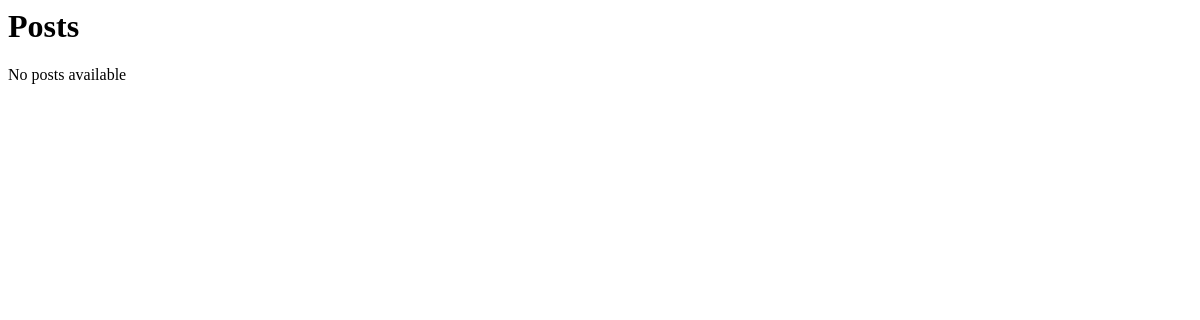
The app's page /debate/posts/, older data.
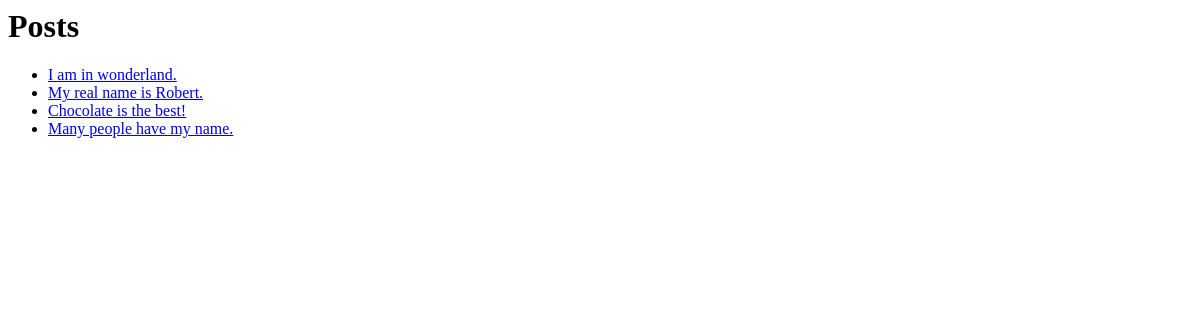
The same page, newer data.
### debate/models.py (models this page shows)
class Post(models.Model):
    author = models.ForeignKey(User)
    text = models.CharField(max_length=2000)
    def __str__(self):
		return self.text

### debate/views.py (the view)
def posts(request):
	posts = [post for post in Post.objects.all()]
	return render(request, 'debate/posts.html', {'posts': posts})

### debate/templates/debate/posts.html
<h1> Posts </h1>
{% if posts %}
	<ul>
	{% for post in posts %}
		<li><a href="{% url 'post_detail' post.id %}"> {{ post }} </a></li>
	{% endfor %}
	</ul>
{% else %}
	<p> No posts available <p>
{% endif %}

Row changes from the older to the newer data that the page shows:
added Post: text "I am in wonderland."
added Post: text "My real name is Robert."
added Post: text "Chocolate is the best!"
added Post: text "Many people have my name."
Text that changed along with them:
text no longer shown: "No posts available"
